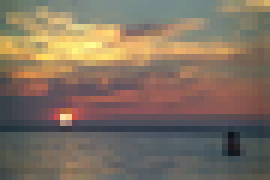
%> input picture lab1/colorTransfer/image1.png, 45 x 30 px, shrunk from 269 x 179 before the run (shown 6 times larger)
$ octave color_transfer_2025.m   (GNU Octave 9; MATLAB toolbox functions it lacks are replaced by stand-ins)
%> lines starting %> are read from the running program, lines starting %| are printed output that depends on the picture
close all
clear all
clc

% im = imread("colorTransfer/image1.png");
%
% % prima riga
% r = im(1, :, :);
%
% % prima colonna
% c = im(:, 1, :);
%
% % prime 10 righe e 10 colonne
% q = im(1:10, 1:10, :);
%
% % visualizzazione canali immagine
% figure(1), imshow(im(:,:,1)), title('canale R')
% figure(2), imshow(im(:,:,2)), title('canale G')
% figure(3), imshow(im(:,:,3)), title('canale B')
% figure(4), imshow(im)
%
% figure(5)
% subplot(1,4,1), imshow(im(:,:,1))
% subplot(1,4,2), imshow(im(:,:,2))
% subplot(1,4,3), imshow(im(:,:,3))
% subplot(1,4,4), imshow(im)

im1 = imread("colorTransfer/image1.png");
%> im1 is the input picture: size 30x45x3 uint8; mean R, G, B 127.7, 112.4, 97.4
im2 = imread("colorTransfer/image2.png");
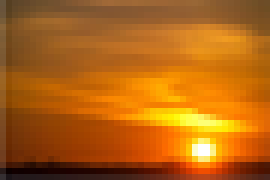
%> input picture lab1/colorTransfer/image2.png, 45 x 30 px, shrunk from 270 x 179 before the run (shown 6 times larger)
%> im2 is the input picture: size 30x45x3 uint8; mean R, G, B 177.7, 99.7, 19.5

figure(1), imshow(im1)
figure(2), imshow(im2)

% conversione a double
im1 = im2double(im1);
%> im1: size 30x45x3 double
im2 = im2double(im2);
%> im2: size 30x45x3 double

% dimensioni delle immagini
S1 = size(im1);
%> S1 = [30 45 3]
S2 = size(im2);
%> S2 = [30 45 3]

% conversione in ycbcr
im1_ycbcr = rgb2ycbcr(im1);
%> im1_ycbcr: size 30x45x3 double; mean of channels 1, 2, 3 0.451, 0.467, 0.532
im2_ycbcr = rgb2ycbcr(im2);
%> im2_ycbcr: size 30x45x3 double; mean of channels 1, 2, 3 0.446, 0.318, 0.659

% estrazione statistiche
im1_ycbcr = reshape(im1_ycbcr,[],3);
%> im1_ycbcr = 1350 rows, first 12: [0.403 0.487 0.48; 0.406 0.485 0.48; 0.42 0.477 0.485; 0.394 0.497 0.477; 0.408 0.487 0.464; 0.458 0.447 0.501; 0.636 0.362 0.575; 0.641 0.328 0.594; 0.643 0.315 0.607; 0.495 0.41 0.548; 0.411 0.457 0.511; 0.416 0.44 0.541]
im2_ycbcr = reshape(im2_ycbcr,[],3);
%> im2_ycbcr = 1350 rows, first 12: [0.358 0.45 0.54; 0.355 0.448 0.547; 0.361 0.443 0.547; 0.386 0.424 0.559; 0.419 0.405 0.576; 0.401 0.414 0.57; 0.39 0.418 0.568; 0.396 0.413 0.573; 0.385 0.415 0.571; 0.38 0.416 0.573; 0.378 0.415 0.576; 0.408 0.386 0.599]
stat_im1 = mean(im1_ycbcr);
%> stat_im1 = [0.451 0.467 0.532]
stat_im2 = mean(im2_ycbcr);
%> stat_im2 = [0.446 0.318 0.659]

% TODO: fare in modo che im1_ycbcr abbia le stesse statistiche
% (in cb e cr) di im2_ycbcr
im1_ycbcr(:,2) = im1_ycbcr(:,2)-stat_im1(2);
im1_ycbcr(:,3) = im1_ycbcr(:,3)-stat_im1(3);
mean(im1_ycbcr)
%> ans = [0.451 -3.01e-16 -1.75e-15]
im1_ycbcr(:,2) = im1_ycbcr(:,2)+stat_im2(2);
im1_ycbcr(:,3) = im1_ycbcr(:,3)+stat_im2(3);
mean(im1_ycbcr)
%> ans = [0.451 0.318 0.659]

% ricompongo le immagini
im1_ycbcr = reshape(im1_ycbcr, S1);
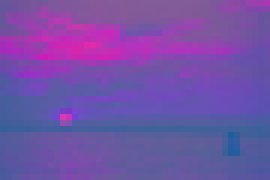
%> im1_ycbcr: size 30x45x3 double (shown 6 times larger); mean R, G, B 0.451, 0.318, 0.659
im2_ycbcr = reshape(im2_ycbcr, S2);

% le trasformo in rgb
im1_rgb = ycbcr2rgb(im1_ycbcr);
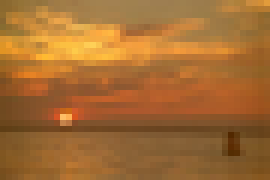
%> im1_rgb: size 30x45x3 double (shown 6 times larger); mean R, G, B 0.702, 0.396, 0.0817; drawn with min black and max white
im2_rgb = ycbcr2rgb(im2_ycbcr);

% le trasformo in uint8
im1_rgb = im2uint8(im1_rgb);
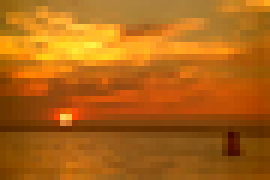
%> im1_rgb: size 30x45x3 uint8 (shown 6 times larger); mean R, G, B 176.1, 101.4, 21.2
im2_rgb = im2uint8(im2_rgb);

figure(3), imshow(im1_rgb)
figure(4), imshow(im2_rgb)

% salvo su disco il risultato
imwrite(im1_rgb, 'im1_trasformata.png')
imwrite(im2_rgb, 'im2_trasformata.png')
